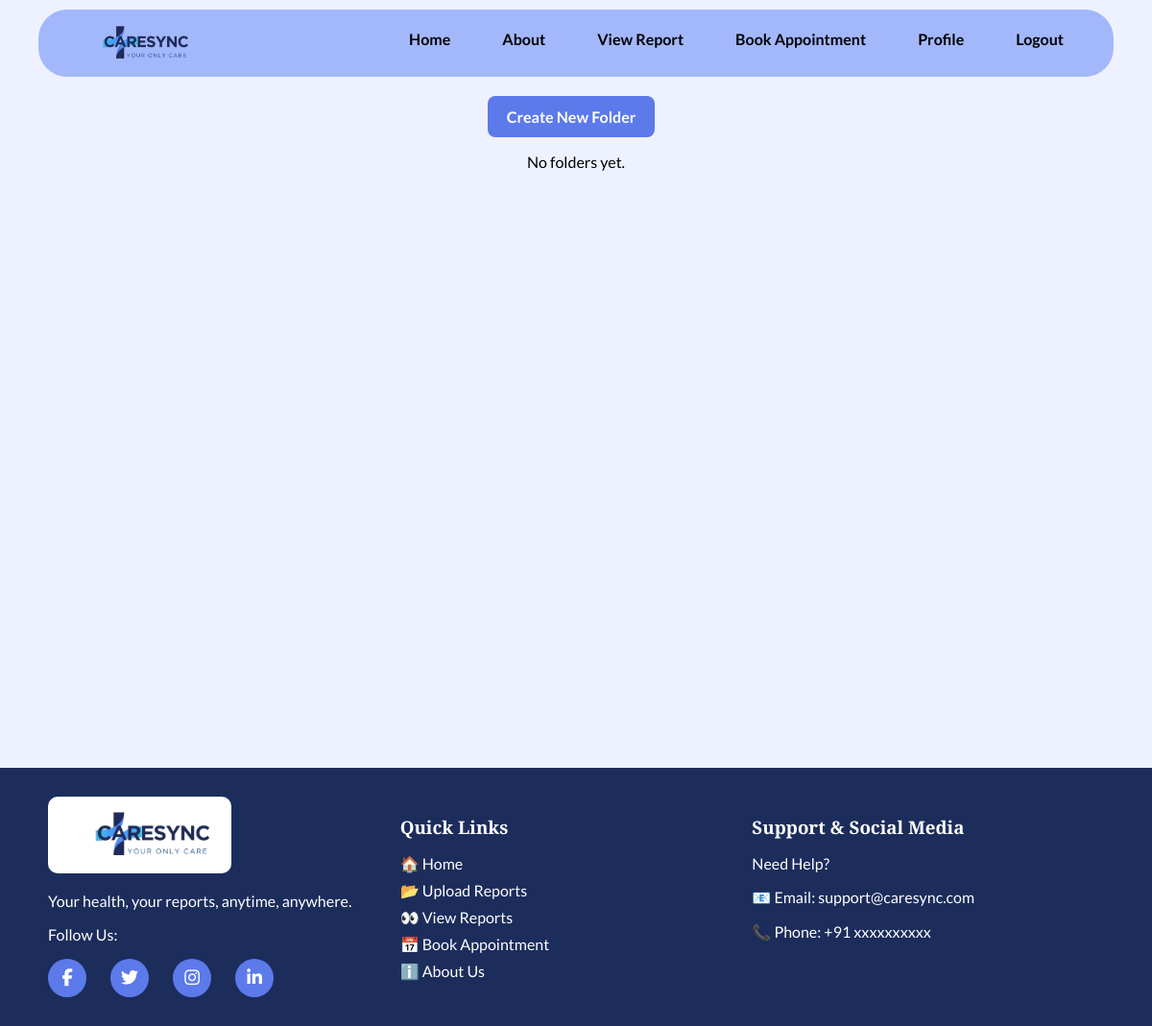
The page /reports/ (signed in) on the database as committed earlier.
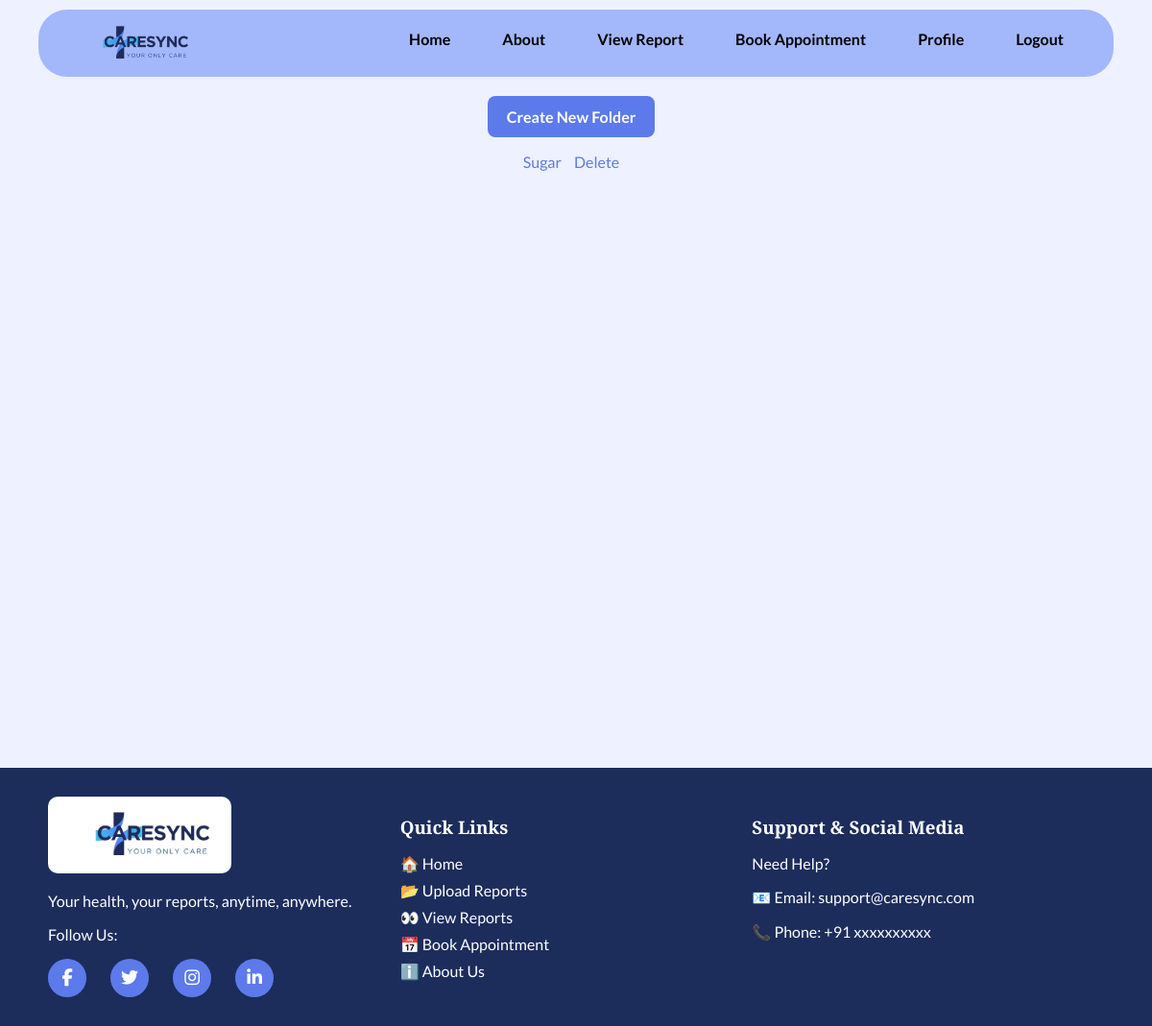
The same page on the database as committed later.
### reports/models.py (models this page shows, shortened)
class ReportFolder(models.Model):
    name = models.CharField(max_length=100)
    user = models.ForeignKey(CustomUser, on_delete=models.CASCADE, related_name='folders')
    created_at = models.DateTimeField(default=timezone.now)
    class Meta:
        unique_together = ['name', 'user']  # Prevent duplicate folder names for the same user

### reports/views.py (the view)
# urls.py: path('', views.folder_list, name='folder_list'),
@login_required
def folder_list(request):
    folders = ReportFolder.objects.filter(user=request.user)
    return render(request, 'folder_list.html', {'folders': folders})

### reports/templates/folder_list.html (shortened to what this page needs)
{% extends "base.html" %}
{% block content %}
    <h1>My Report Folders</h1>
    <a href="{% url 'reports:folder_create' %}" class = "button">Create New Folder</a>
    <ul>
        {% for folder in folders %}
        <li>
            <a href="{% url 'reports:folder_detail' folder.id %}">{{ folder.name }}</a>
            <a href="{% url 'reports:folder_delete' folder.id %}">Delete</a>
        </li>
        {% empty %}
        <li>No folders yet.</li>
        {% endfor %}
    </ul>
{% endblock %}

### templates/base.html (shortened to what this page needs)
{% load static %}
<!DOCTYPE html>
<html lang="en">
<head>
    <link rel="stylesheet" href="{% static 'css/base.css' %}">
    <link rel="stylesheet" href="https://cdnjs.cloudflare.com/ajax/libs/font-awesome/6.4.2/css/all.min.css">
</head>
<body>
    <nav class="navbar">
        <div class="logo">
            <img src="{% static 'images/c-logo.png' %}" alt="CareSync Logo">
        </div>
        <ul class="nav-links">
            <li><a href="{% url 'home' %}">Home</a></li>
            <li><a href="#">About</a></li>
            <li><a href="#">View Report</a></li>
            <li><a href="#">Book Appointment</a></li>
            {% if user.is_authenticated %}
                <li><a href="{% url 'profile' %}">Profile</a></li>
                <li><a href="{% url 'logout' %}">Logout</a></li>
            {% else %}
                <li><a href="{% url 'login' %}">Login/Register</a></li>
            {% endif %}
        </ul>
    </nav>
    <div class="content">
        {% block content %}{% endblock %}
    </div>
    <footer class="footer">
        <div class="footer-section">
            <div class="f-logo">
                <img src="{% static 'images/c-logo.png' %}" alt="CareSync Logo">
            </div>
            <p>Your health, your reports, anytime, anywhere.</p>
            <p>Follow Us:</p>
            <div class="social-icons">
                <a href="#" target="_blank"><i class="fab fa-facebook-f"></i></a>
                <a href="#" target="_blank"><i class="fab fa-twitter"></i></a>
                <a href="#" target="_blank"><i class="fab fa-instagram"></i></a>
                <a href="#" target="_blank"><i class="fab fa-linkedin-in"></i></a>
            </div>
        </div>
        <div class="footer-section">
            <h3>Quick Links</h3>
            <ul>
                <li>🏠 <a href="{% url 'home' %}">Home</a></li>
                <li>📂 <a href="#">Upload Reports</a></li>
                <li>👀 <a href="#">View Reports</a></li>
                <li>📅 <a href="#">Book Appointment</a></li>
                <li>ℹ️ <a href="#">About Us</a></li>
            </ul>
        </div>
        <div class="footer-section">
            <h3>Support & Social Media</h3>
            <p>Need Help?</p>
            <p>📧 Email: support@caresync.com</p>
            <p>📞 Phone: +91 xxxxxxxxxx</p>
        </div>
    </footer>
</body>
</html>

### static/css/base.css (style rules this page uses)
:root { --primary-color: #A3B7FB; --secondary-color: #1C2D5C; --text-color: #000000; --light-text: #ffffff; --accent-color: #5C7AEA; --hover-color: #4A69C6; --button-bg: #5C7AEA; --button-hover: #4A69C6; }
body { font-family: 'Lato', sans-serif; margin: 0; padding: 0; background: #EEF1FF; color: var(--text-color); display: flex; flex-direction: column; min-height: 100vh; overflow-x: hidden; }
.navbar { display: flex; justify-content: space-between; align-items: center; padding: 10px 30px; background: var(--primary-color); border-radius: 30px; height: 50px; margin: 0; width: calc(90% - 20px); position: fixed; top: 10px; left: 50%; transform: translateX(-50%); z-index: 1000; transition: top 0.3s ease; }
.navbar .logo { display: flex; align-items: center; }
.navbar .logo img { height: 60px; max-width: 180px; object-fit: contain; }
.navbar .nav-links { list-style: none; display: flex; gap: 20px; }
.navbar .nav-links li { display: inline; }
.navbar .nav-links a { text-decoration: none; font-family: 'Lato', sans-serif; color: var(--text-color); font-weight: 600; font-size: 16px; padding: 8px 12px; border-radius: 5px; transition: 0.3s; }
.button { display: inline-block; padding: 12px 20px; font-size: 16px; font-weight: bold; color: var(--light-text); background: var(--button-bg); border: none; border-radius: 8px; cursor: pointer; transition: 0.3s; }
.content { flex: 1; padding: 20px; display: flex; flex-direction: column; align-items: center; text-align: center; }
.footer { background: var(--secondary-color); color: var(--light-text); padding: 30px 50px; display: flex; justify-content: space-between; position: relative; transform: translateY(100%); transition: transform 0.5s ease-in-out; }
.footer-section { flex: 1; }
.footer-section h3 { font-family: 'Playfair Display', serif; margin-bottom: 10px; }
.footer-section ul { list-style: none; padding: 0; }
.footer-section ul li { margin: 8px 0; }
.footer-section ul li a { text-decoration: none; color: var(--light-text); transition: 0.3s; }
.f-logo img { height: 80px; background-color: white; border-radius: 10px; }
.social-icons { display: flex; gap: 15px; }
.social-icons a { display: flex; justify-content: center; align-items: center; width: 40px; height: 40px; background: var(--accent-color); color: var(--light-text); border-radius: 50%; font-size: 18px; transition: 0.3s; text-decoration: none; }

### reports/templates/folder_list.html (style rules this page uses)
h1 { margin-bottom: 20px; }
ul { list-style-type: none; padding: 0; }
li { margin-bottom: 10px; }
a { text-decoration: none; margin-right: 10px; color: var(--accent-color); }
a.button { display: inline-block; padding: 12px 20px; font-size: 16px; font-weight: bold; color: var(--light-text); background: var(--button-bg); border: none; border-radius: 8px; cursor: pointer; transition: 0.3s; }

Rows that differ between the two databases and show on the page:
added ReportFolder: name "Sugar"
Other text that changed with them:
text no longer shown: "No folders yet."
